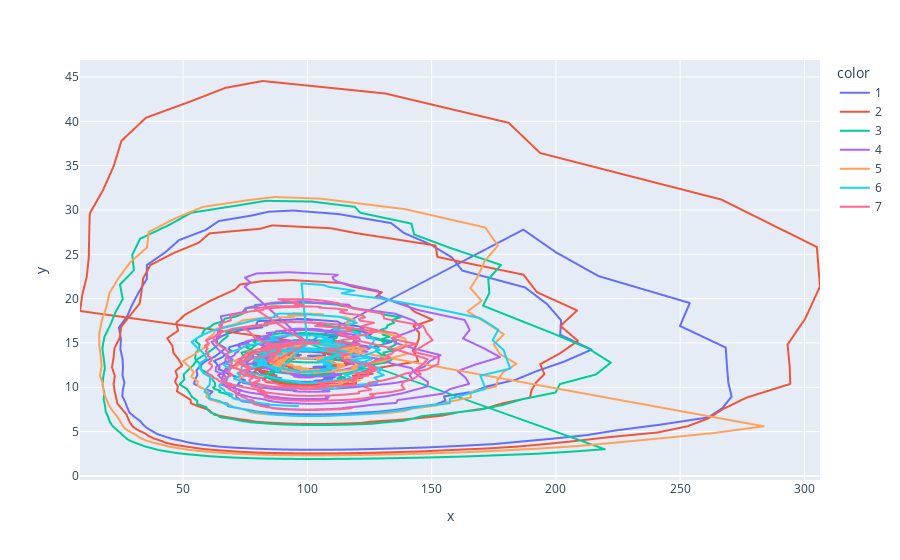

Notebook code for this chart:
### Code cell
df = pd.DataFrame(records)

# Drop all intermediate substeps
first_ind = (df.substep == 0) & (df.timestep == 0)
last_ind = df.substep == max(df.substep)
inds_to_drop = (first_ind | last_ind)
df = df.loc[inds_to_drop].drop(columns=['substep'])

# Attribute parameters to each row
df = df.assign(**configs[0].sim_config['M'])
for i, (_, n_df) in enumerate(df.groupby(['simulation', 'subset', 'run'])):
    df.loc[n_df.index] = n_df.assign(**configs[i].sim_config['M'])

fig = px.line(df.query('dt == 0.1'),
              x=df.prey_population,
              y=df.predator_population,
              color=df.run.astype(str))

fig.show()

### Figure 1 — Plotly figure (JSON) as saved in the notebook; plotly's stock layout.template omitted (floating-point values rounded to 4 significant figures; data arrays with more than 128 entries replaced by an {"elided": "..."} marker saying what was removed)
{"data": [{"hovertemplate": "color=1<br>x=%{x}<br>y=%{y}<extra></extra>", "legendgroup": "1", "line": {"color": "#636efa", "dash": "solid"}, "mode": "lines", "name": "1", "showlegend": true, "type": "scattergl", "x": {"elided": "603 float values"}, "xaxis": "x", "y": {"elided": "603 float values"}, "yaxis": "y"}, {"hovertemplate": "color=2<br>x=%{x}<br>y=%{y}<extra></extra>", "legendgroup": "2", "line": {"color": "#EF553B", "dash": "solid"}, "mode": "lines", "name": "2", "showlegend": true, "type": "scattergl", "x": {"elided": "603 float values"}, "xaxis": "x", "y": {"elided": "603 float values"}, "yaxis": "y"}, {"hovertemplate": "color=3<br>x=%{x}<br>y=%{y}<extra></extra>", "legendgroup": "3", "line": {"color": "#00cc96", "dash": "solid"}, "mode": "lines", "name": "3", "showlegend": true, "type": "scattergl", "x": {"elided": "603 float values"}, "xaxis": "x", "y": {"elided": "603 float values"}, "yaxis": "y"}, {"hovertemplate": "color=4<br>x=%{x}<br>y=%{y}<extra></extra>", "legendgroup": "4", "line": {"color": "#ab63fa", "dash": "solid"}, "mode": "lines", "name": "4", "showlegend": true, "type": "scattergl", "x": {"elided": "603 float values"}, "xaxis": "x", "y": {"elided": "603 float values"}, "yaxis": "y"}, {"hovertemplate": "color=5<br>x=%{x}<br>y=%{y}<extra></extra>", "legendgroup": "5", "line": {"color": "#FFA15A", "dash": "solid"}, "mode": "lines", "name": "5", "showlegend": true, "type": "scattergl", "x": {"elided": "603 float values"}, "xaxis": "x", "y": {"elided": "603 float values"}, "yaxis": "y"}, {"hovertemplate": "color=6<br>x=%{x}<br>y=%{y}<extra></extra>", "legendgroup": "6", "line": {"color": "#19d3f3", "dash": "solid"}, "mode": "lines", "name": "6", "showlegend": true, "type": "scattergl", "x": {"elided": "603 float values"}, "xaxis": "x", "y": {"elided": "603 float values"}, "yaxis": "y"}, {"hovertemplate": "color=7<br>x=%{x}<br>y=%{y}<extra></extra>", "legendgroup": "7", "line": {"color": "#FF6692", "dash": "solid"}, "mode": "lines", "name": "7", "showlegend": true, "type": "scattergl", "x": {"elided": "603 float values"}, "xaxis": "x", "y": {"elided": "603 float values"}, "yaxis": "y"}], "layout": {"legend": {"title": {"text": "color"}, "tracegroupgap": 0}, "margin": {"t": 60}, "xaxis": {"anchor": "y", "domain": [0, 1], "title": {"text": "x"}}, "yaxis": {"anchor": "x", "domain": [0, 1], "title": {"text": "y"}}}}
